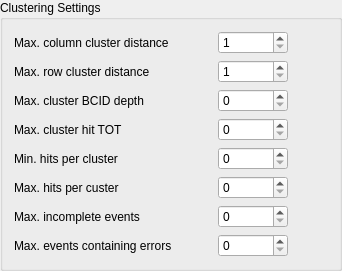
              <widget class="QGroupBox" name="groupBox">
               <property name="enabled">
                <bool>true</bool>
               </property>
               <property name="minimumSize">
                <size>
                 <width>200</width>
                 <height>150</height>
                </size>
               </property>
               <property name="maximumSize">
                <size>
                 <width>16777215</width>
                 <height>16777215</height>
                </size>
               </property>
               <property name="title">
                <string>Clustering Settings</string>
               </property>
               <layout class="QHBoxLayout" name="horizontalLayout_17">
                <item>
                 <layout class="QHBoxLayout" name="horizontalLayout_21">
                  <item>
                   <layout class="QVBoxLayout" name="verticalLayout_41">
                    <item>
                     <widget class="QLabel" name="label_21">
                      <property name="text">
                       <string>Max. column cluster distance</string>
                      </property>
                     </widget>
                    </item>
                    <item>
                     <widget class="QLabel" name="label_22">
                      <property name="text">
                       <string>Max. row cluster distance</string>
                      </property>
                     </widget>
                    </item>
                    <item>
                     <widget class="QLabel" name="label_23">
                      <property name="text">
                       <string>Max. cluster BCID depth</string>
                      </property>
                     </widget>
                    </item>
                    <item>
                     <widget class="QLabel" name="label_25">
                      <property name="text">
                       <string>Max. cluster hit TOT</string>
                      </property>
                     </widget>
                    </item>
                    <item>
                     <widget class="QLabel" name="label_27">
                      <property name="text">
                       <string>Min. hits per cluster</string>
                      </property>
                     </widget>
                    </item>
                    <item>
                     <widget class="QLabel" name="label_20">
                      <property name="text">
                       <string>Max. hits per custer</string>
                      </property>
                     </widget>
                    </item>
                    <item>
                     <widget class="QLabel" name="label_26">
                      <property name="text">
                       <string>Max. incomplete events</string>
                      </property>
                     </widget>
                    </item>
                    <item>
                     <widget class="QLabel" name="label_15">
                      <property name="text">
                       <string>Max. events containing errors</string>
                      </property>
                     </widget>
                    </item>
                   </layout>
                  </item>
                  <item>
                   <spacer name="horizontalSpacer_15">
                    <property name="orientation">
                     <enum>Qt::Horizontal</enum>
                    </property>
                    <property name="sizeType">
                     <enum>QSizePolicy::Fixed</enum>
                    </property>
                    <property name="sizeHint" stdset="0">
                     <size>
                      <width>40</width>
                      <height>20</height>
                     </size>
                    </property>
                   </spacer>
                  </item>
                  <item>
                   <layout class="QVBoxLayout" name="verticalLayout_42">
                    <item>
                     <widget class="QSpinBox" name="maxColClusterDist">
                      <property name="minimumSize">
                       <size>
                        <width>70</width>
                        <height>0</height>
                       </size>
                      </property>
                      <property name="maximumSize">
                       <size>
                        <width>70</width>
                        <height>16777215</height>
                       </size>
                      </property>
                      <property name="minimum">
                       <number>1</number>
                      </property>
                      <property name="maximum">
                       <number>79</number>
                      </property>
                     </widget>
                    </item>
                    <item>
                     <widget class="QSpinBox" name="maxRowClusterDist">
                      <property name="minimumSize">
                       <size>
                        <width>70</width>
                        <height>0</height>
                       </size>
                      </property>
                      <property name="maximumSize">
                       <size>
                        <width>70</width>
                        <height>16777215</height>
                       </size>
                      </property>
                      <property name="minimum">
                       <number>1</number>
                      </property>
                      <property name="maximum">
                       <number>335</number>
                      </property>
                     </widget>
                    </item>
                    <item>
                     <widget class="QSpinBox" name="maxClusterBcidDepth">
                      <property name="minimumSize">
                       <size>
                        <width>70</width>
                        <height>0</height>
                       </size>
                      </property>
                      <property name="maximumSize">
                       <size>
                        <width>70</width>
                        <height>16777215</height>
                       </size>
                      </property>
                      <property name="maximum">
                       <number>15</number>
                      </property>
                     </widget>
                    </item>
                    <item>
                     <widget class="QSpinBox" name="maxClusterHitTot">
                      <property name="maximum">
                       <number>13</number>
                      </property>
                     </widget>
                    </item>
                    <item>
                     <widget class="QSpinBox" name="minClusterHits"/>
                    </item>
                    <item>
                     <widget class="QSpinBox" name="maxClusterHits">
                      <property name="minimumSize">
                       <size>
                        <width>70</width>
                        <height>0</height>
                       </size>
                      </property>
                      <property name="maximumSize">
                       <size>
                        <width>70</width>
                        <height>16777215</height>
                       </size>
                      </property>
                      <property name="maximum">
                       <number>99</number>
                      </property>
                     </widget>
                    </item>
                    <item>
                     <widget class="QSpinBox" name="maxEventIncomplete"/>
                    </item>
                    <item>
                     <widget class="QSpinBox" name="maxEventErrors"/>
                    </item>
                   </layout>
                  </item>
                  <item>
                   <spacer name="horizontalSpacer_17">
                    <property name="orientation">
                     <enum>Qt::Horizontal</enum>
                    </property>
                    <property name="sizeHint" stdset="0">
                     <size>
                      <width>40</width>
                      <height>20</height>
                     </size>
                    </property>
                   </spacer>
                  </item>
                 </layout>
                </item>
               </layout>
              </widget>
